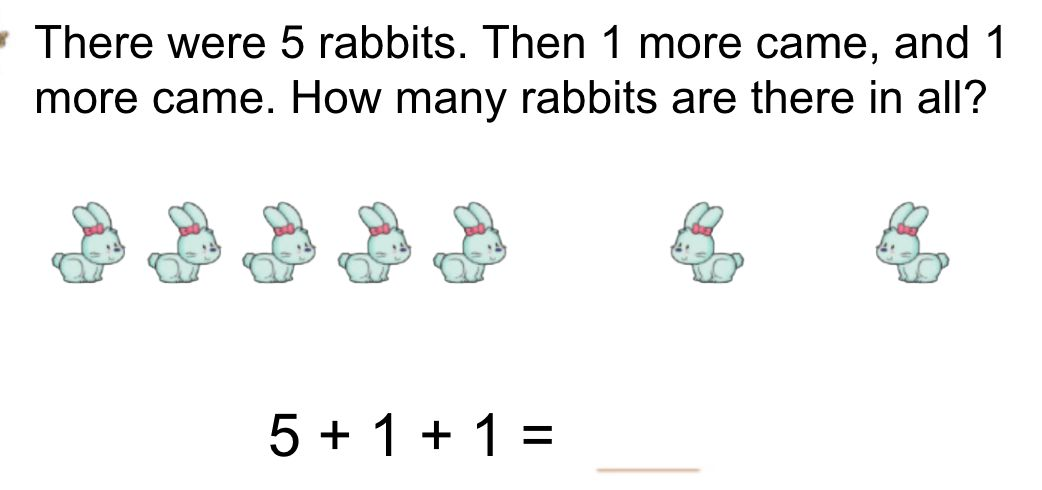
#> input picture math-di-improvement/assets/wp-000.jpg, 1042 x 490 px
$ python sheet.py assets/wp-000.jpg out.png
#> lines starting #> are read from the running program, lines starting #| are printed output that depends on the picture
import sys, glob
from PIL import Image
files = sorted(glob.glob(sys.argv[1]))
out = sys.argv[2]; n = 4
for k in range(0, len(files), n):
    sheet = Image.new("RGB", (1920, 1080), "black")
#> sheet: PIL image 1920x1080 RGB; every value is 0
    for i, f in enumerate(files[k:k+n]):
        im = Image.open(f).convert("RGB").resize((960, 540))
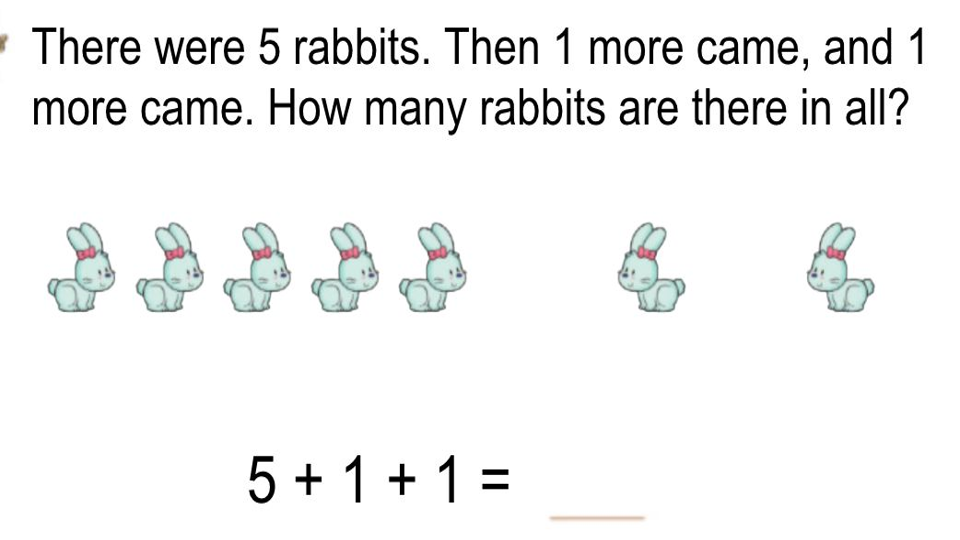
#> im: PIL image 960x540 RGB; mean R, G, B 241.9, 242.7, 242.6
        sheet.paste(im, ((i % 2) * 960, (i // 2) * 540))
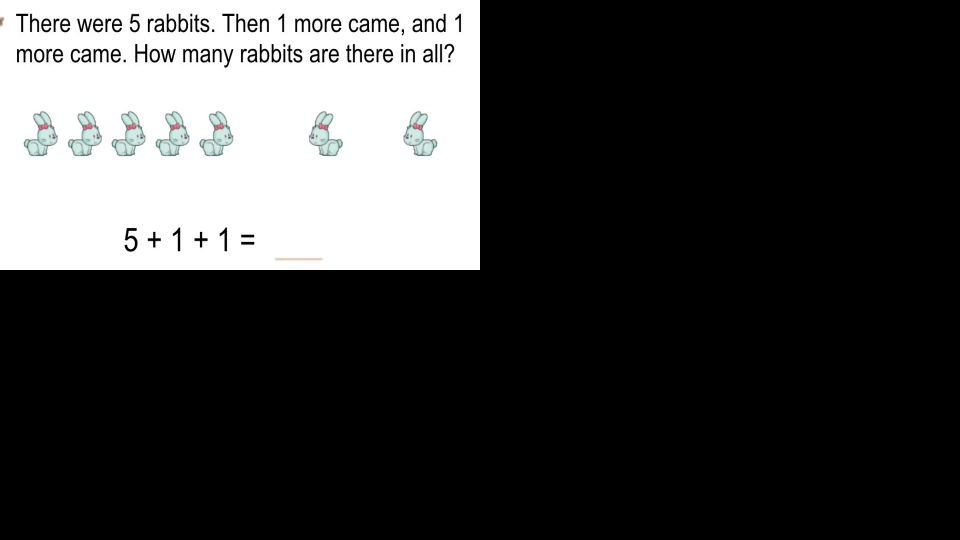
#> sheet: PIL image 1920x1080 RGB (shown at 1/2 size); mean R, G, B 60.5, 60.7, 60.6
    sheet.save(f"{out}{k//n}.png")
